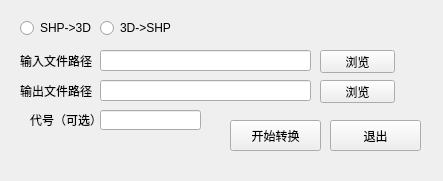
<?xml version="1.0" encoding="UTF-8"?>
<ui version="4.0">
 <class>Convert_QtClass</class>
 <widget class="QWidget" name="Convert_QtClass">
  <property name="geometry">
   <rect>
    <x>0</x>
    <y>0</y>
    <width>443</width>
    <height>181</height>
   </rect>
  </property>
  <property name="windowTitle">
   <string>Convert_Qt</string>
  </property>
  <widget class="QRadioButton" name="RdBtn_ShpTo3D">
   <property name="geometry">
    <rect>
     <x>20</x>
     <y>20</y>
     <width>89</width>
     <height>16</height>
    </rect>
   </property>
   <property name="text">
    <string>SHP-&gt;3D </string>
   </property>
  </widget>
  <widget class="QRadioButton" name="RdBtn_3DToShp">
   <property name="geometry">
    <rect>
     <x>100</x>
     <y>20</y>
     <width>89</width>
     <height>16</height>
    </rect>
   </property>
   <property name="text">
    <string>3D-&gt;SHP</string>
   </property>
  </widget>
  <widget class="QLabel" name="label">
   <property name="geometry">
    <rect>
     <x>20</x>
     <y>51</y>
     <width>91</width>
     <height>20</height>
    </rect>
   </property>
   <property name="text">
    <string>输入文件路径</string>
   </property>
  </widget>
  <widget class="QLabel" name="label_2">
   <property name="geometry">
    <rect>
     <x>20</x>
     <y>80</y>
     <width>81</width>
     <height>21</height>
    </rect>
   </property>
   <property name="text">
    <string>输出文件路径</string>
   </property>
  </widget>
  <widget class="QLineEdit" name="Edt_Input">
   <property name="geometry">
    <rect>
     <x>100</x>
     <y>50</y>
     <width>211</width>
     <height>21</height>
    </rect>
   </property>
  </widget>
  <widget class="QLineEdit" name="Edt_Output">
   <property name="geometry">
    <rect>
     <x>100</x>
     <y>80</y>
     <width>211</width>
     <height>21</height>
    </rect>
   </property>
  </widget>
  <widget class="QPushButton" name="Btn_Input">
   <property name="geometry">
    <rect>
     <x>320</x>
     <y>50</y>
     <width>75</width>
     <height>23</height>
    </rect>
   </property>
   <property name="text">
    <string>浏览</string>
   </property>
  </widget>
  <widget class="QPushButton" name="Btn_Output">
   <property name="geometry">
    <rect>
     <x>320</x>
     <y>80</y>
     <width>75</width>
     <height>23</height>
    </rect>
   </property>
   <property name="text">
    <string>浏览</string>
   </property>
  </widget>
  <widget class="QLabel" name="label_3">
   <property name="geometry">
    <rect>
     <x>30</x>
     <y>110</y>
     <width>71</width>
     <height>20</height>
    </rect>
   </property>
   <property name="text">
    <string>代号（可选）</string>
   </property>
  </widget>
  <widget class="QLineEdit" name="Edt_Code">
   <property name="geometry">
    <rect>
     <x>100</x>
     <y>110</y>
     <width>101</width>
     <height>20</height>
    </rect>
   </property>
  </widget>
  <widget class="QPushButton" name="Btn_Convert">
   <property name="geometry">
    <rect>
     <x>230</x>
     <y>120</y>
     <width>91</width>
     <height>31</height>
    </rect>
   </property>
   <property name="text">
    <string>开始转换</string>
   </property>
  </widget>
  <widget class="QPushButton" name="Btn_Close">
   <property name="geometry">
    <rect>
     <x>330</x>
     <y>120</y>
     <width>91</width>
     <height>31</height>
    </rect>
   </property>
   <property name="text">
    <string>退出</string>
   </property>
  </widget>
 </widget>
 <layoutdefault spacing="6" margin="11"/>
 <resources>
  <include location="Convert_Qt.qrc"/>
 </resources>
 <connections/>
</ui>
